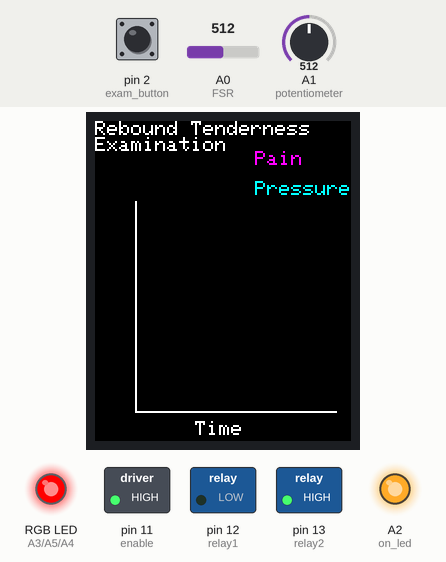
This sketch was run on a simulated Arduino Uno, built with avr-gcc and run on an emulated ATmega328P. Shown: 128×160 colour display, switched loads named in the sketch (green lamp = pin HIGH), an RGB LED mixed from three pins (HIGH = lit), output pins drawn as LEDs (lit = HIGH). The test bench sets the inputs (shaded band); at power-on: pin 2 (exam_button) LOW, A1 (potentiometer) = 512, A0 (FSR) = 512.

Above: at 3.8 s.
3.9 s: pin 2 (exam_button) pulled HIGH for 0.15 s
At 4.57 s:
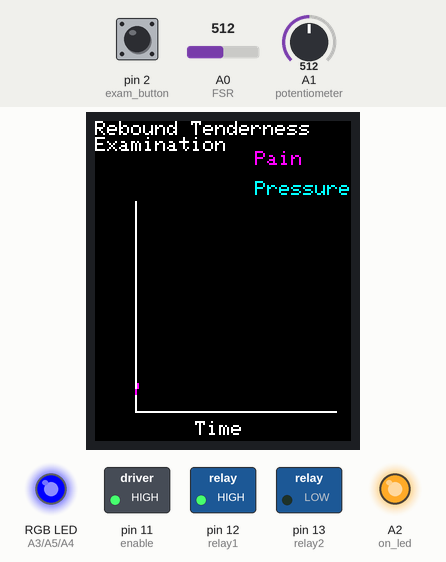
6.1 s: pin 2 (exam_button) pulled HIGH for 1 s
At 6.5 s:
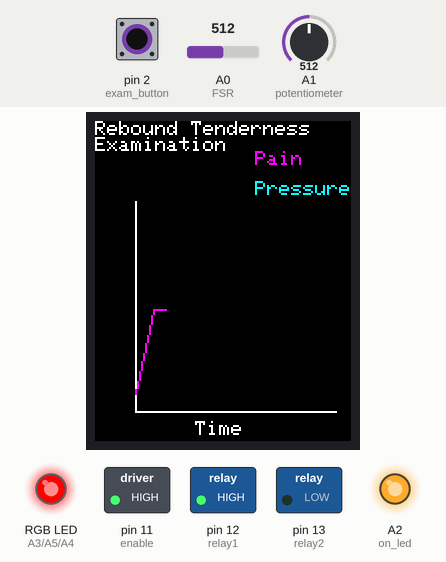
9.9 s: A1 (potentiometer) set to 716
At 10.0 s:
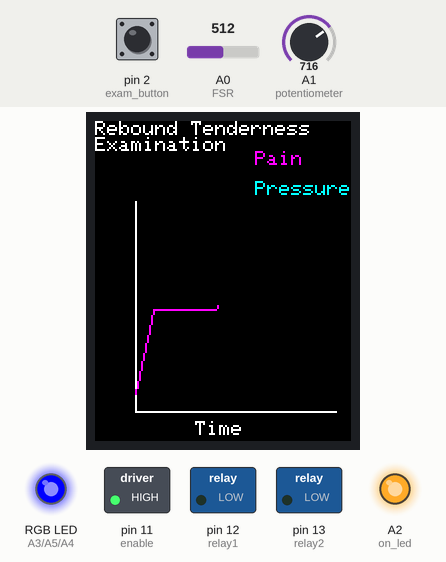
12.9 s: A0 (FSR) set to 306
At 13.77 s:
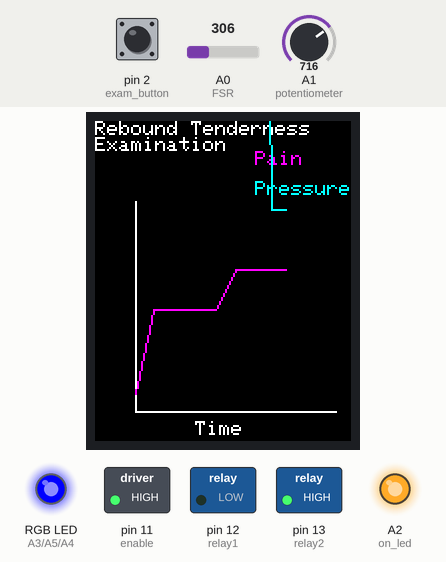
15.5 s: A0 (FSR) set to 122
At 16.7 s:
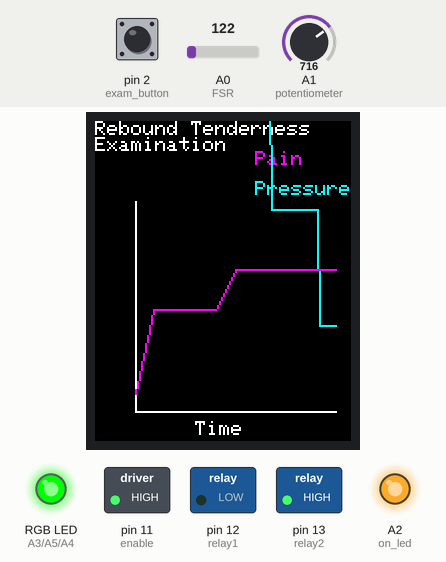
Timing chart, 0 to 18.5 s (numbered marks = the images above; inputs shaded):
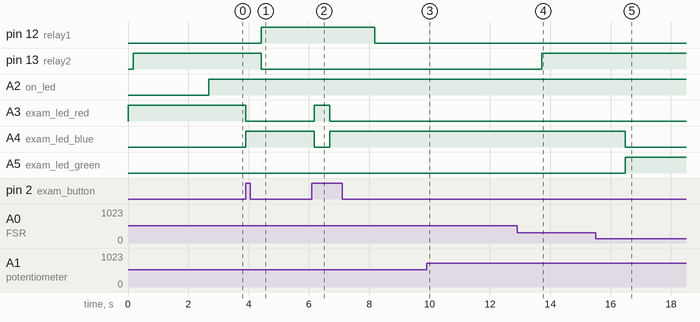

Measured:
- after the input at 3.9 s, pin 12 (relay1): LOW → HIGH after 0.51 s; pin 13 (relay2): HIGH → LOW after 0.51 s; A3 (exam_led_red): HIGH → LOW at once; A4 (exam_led_blue): LOW → HIGH at once; the display: first changes after 0.51 s (image 1 shows a later state)
- after the input at 6.1 s, pin 12 (relay1): HIGH → LOW after 2.1 s instead of 1.1 s; A3 (exam_led_red): LOW → HIGH after 0.08 s, → LOW 0.51 s later; A4 (exam_led_blue): HIGH → LOW after 0.08 s, → HIGH 0.51 s later

The sketch:

main.ino
```cpp
/*
Main program for BME370 - Group 12

Author: Sarah Mounho
Date Created: 10/11/2020
Last Modified: 10/21/2020

Description:
Perform an automated exam for rebound tenderness using a ITSY BITSY MO
microcontroller. The exam is 10 seconds.

Components:
on_led - Indicates if the device is on/off
exam_button - User pressed button to start or pause exam
exam_led - Indicates status of exam
potentiometer - Reports relative patient pain during exam
relay1 - motor driver; controls linear actuator, extends arm
relay2 - motor driver; controls linear actuator, retracts arm
enable - Controls motor driver
FSR - Force sensitive resistor indicates pressure applied
TFT_* - Used to control ST7735 display


*/

// Library uploads
#include <stdio.h>
#include <stdlib.h>
#include <Adafruit_GFX.h>    // Core graphics library
#include <Adafruit_ST7735.h> // Hardware-specific library for ST7735
#include <SPI.h>

// I/O definitions

const int on_led = A2; // A2 for on/off LED (red)
const int exam_button = 2; // GPIO 2 for exam start/stop button
const int exam_led_red = A3; // A3 for exam start/in progress/stop LED
const int exam_led_blue = A4; // A4 for exam start/in progress/stop LED
const int exam_led_green = A5; // A5 for exam start/in progress/stop LED
const int potentiometer = A1; // A1 for potentiometer
const int relay1 = 12; // GPIO 12 for linear actuator
const int relay2 = 13; // GPIO 13 for linear actuator
const int enable = 11; // GPIO 11 for linear actuator enable
const int FSR = 0; // GPIO 0 for FSR (pressure sensor)


#define TFT_CS        10
#define TFT_RST        9 // Or set to -1 and connect to Arduino RESET pin
#define TFT_DC         7

int exam_flag = 0; // start/in progress/stop LED

// Plotting set up
Adafruit_ST7735 tft = Adafruit_ST7735(TFT_CS, TFT_DC, TFT_RST);

int adcRange = 1023; // ADC range on board
int xPos = 20; //starting graph position
int prevXPain = 20;
int prevYPain = 140;
int prevXPressure = 20;
int prevYPressure = 140;

// Linear actuator set up
int exam_len = 0;

// Smoothing for slide potentiometer
const int numReadingsPain = 10;
int readingsPain[numReadingsPain]; // array to store readings from the analog INPUT
int readIdxPain = 0; // idx of current reading
int totalPain = 0; // running total
int avgPain = 0; // the average


void setup(){
    // pinMode definitions
    pinMode(on_led, OUTPUT); // define on/off LED as OUTPUT
    pinMode(exam_button, INPUT); // define exam button as INPUT
    pinMode(exam_led_red, OUTPUT); // define exam LED as OUTPUT
    pinMode(exam_led_blue, OUTPUT); // define exam LED as OUTPUT
    pinMode(exam_led_green, OUTPUT); // define exam LED as OUTPUT
    pinMode(potentiometer, INPUT); // define potentiometer pin as INPUT
    pinMode(relay1, OUTPUT); // define relay1 as OUTPUT
    pinMode(relay2, OUTPUT); // define relay2 as OUTPUT

    pinMode(enable, OUTPUT); // define enable pin as OUTPUT

    // initial writes
    digitalWrite(on_led, LOW); // turn LED off to start
    digitalWrite(exam_led_red, HIGH); // turn LED off to start
    digitalWrite(exam_led_blue, LOW); // turn LED off to start
    digitalWrite(exam_led_green, LOW); // turn LED off to start
    digitalWrite(enable, HIGH); // turn enable HIGH for linear actuator
    digitalWrite(relay1, LOW); // turn off relay for linear actuator
    digitalWrite(relay2, LOW); // turn off relay for linear actuator

    // potentiometer
    Serial.begin(115200);

    // LCD
    tft.initR(INITR_BLACKTAB); // Init ST7735S chip, black tab
    LCD_reset(); // fill screen with graphics

    // Retract linear actuator to start
    retractActuator();
    delay(2500);

    // initialize all the readings to 40 for pain:
    for (int thisReadingPain = 0; thisReadingPain < numReadingsPain; thisReadingPain++) {
        readingsPain[thisReadingPain] = 40;
  }

}

void loop() {

    // Device on, waiting for exam to start
    digitalWrite(on_led, HIGH);

    if (digitalRead(exam_button)==HIGH){ // exam button pressed
        if(exam_flag == 0){
            RGB_color(LOW, LOW, HIGH); // Blue exam LED
            exam_flag = 1; // 1 indicates exam is occuring
        }
        else{
            RGB_color(HIGH, LOW, LOW); //Red exam LED
            exam_flag = 0; // 0 indicates exam is not occuring
        }
        delay(500); // delay to let wait for button press
    }

    // Device on, exam occuring
    // Perform exam
    if (exam_flag==1){

        // FSR
        fsr_exam(); // Helper function

        // potentiometer + graph
        pain_smooth(); // Helper function

        // Extend for 2.5 seconds
        // Pause for 5 seconds
        // Retract for 2.5 seconds
        // Extend/Retract actuator
        actuator_exam(); // Helper function
    }
    delay(10); // .01 second wait to stabalize
}

// Helper function to write to RGC exam status LED
void RGB_color(int red_light_value, int green_light_value, int blue_light_value)
 {
  digitalWrite(exam_led_red, red_light_value);
  digitalWrite(exam_led_blue, blue_light_value);
  digitalWrite(exam_led_green, green_light_value);
}
// Helper function to write multi-lines to LCD screen
void testdrawtext(char *text, uint16_t color) {
  tft.setCursor(0, 0);
  tft.setTextColor(color);
  tft.setTextWrap(true);
  tft.print(text);
}

//Helper functions
void extendActuator() {
    digitalWrite(relay1, HIGH);
    digitalWrite(relay2, LOW);
}

void retractActuator() {
    digitalWrite(relay1, LOW);
    digitalWrite(relay2, HIGH);
}

void stopActuator() {
    digitalWrite(relay1, LOW);
    digitalWrite(relay2, LOW);
}

void actuator_exam(){
    // print exam_len for dev
    if (exam_len < 25){
        extendActuator();
        delay(100); // extend for 0.1 seconds
        exam_len++; // index the exam button
    }
    else if (exam_len < 75){
        stopActuator();
        delay(100);
        exam_len++; // index the exam button
    }
    else if (exam_len < 100){
        retractActuator();
        delay(100);
        exam_len++; // index the exam button
    }
    else if (exam_len >= 100){
        exam_flag = 0; // exam over
        exam_len = 0; // reset exam timer
        RGB_color(LOW, HIGH, LOW); // Green exam LED

    }
}

void fsr_exam(){
    int fsrReading = analogRead(FSR); // read pressure level

    // analog voltage reading ranges from about 0 to 1023 which maps to 0V to 3.3V (= 3300 mV)
    int fsrVoltage = map(fsrReading, 0, adcRange, 0, 3300);
    // Graph on LCD
    int graphHeightFSR = map(fsrVoltage, 0, adcRange, 40, tft.height()-20);
    tft.drawPixel(xPos, tft.height() - graphHeightFSR + 20, ST7735_CYAN);
    if (xPos > 20){
        tft.drawLine(prevXPressure, prevYPressure, xPos, tft.height() - graphHeightFSR + 20, ST7735_CYAN);
    }
    prevXPressure = xPos;
    prevYPressure = (tft.height() - graphHeightFSR + 20);

}

void pain_smooth(){
    // rolling average (currently)...may just change to pure average

    // subtract the last reading:
    totalPain = totalPain - readingsPain[readIdxPain];
    // read from the slide pot:
    readingsPain[readIdxPain] = analogRead(potentiometer);
    // add the reading to the total:
    totalPain = totalPain + readingsPain[readIdxPain];
    // add to idx
    readIdxPain ++;

    // at end of array
    if (readIdxPain >= numReadingsPain) {
        // Restart
        readIdxPain = 0;
    }
    // calc avgPain:
    avgPain = totalPain / numReadingsPain;

    // Graph on LCD
    int graphHeight = map(avgPain, 0, adcRange, 40, tft.height() - 20);
    tft.drawPixel(xPos, tft.height() + 20 - graphHeight, ST7735_MAGENTA);
    if (xPos > 20) {
        tft.drawLine(prevXPain, prevYPain, xPos, tft.height() + 20 - graphHeight, ST7735_MAGENTA);
    }
    prevXPain = xPos;
    prevYPain = (tft.height() + 20 - graphHeight);

    xPos++; // move on to next position
}
void LCD_reset(){
    xPos = 20; // for analog readings
    tft.fillScreen(ST7735_BLACK); // black screen
    testdrawtext("Rebound Tenderness\nExamination", ST7735_WHITE); // title
    tft.setCursor(80, 15); // move cursor for legend
    tft.setTextColor(ST7735_MAGENTA);
    tft.println("Pain");
    tft.setCursor(80, 30); // shift down for legend part 2
    tft.setTextColor(ST7735_CYAN);
    tft.println("Pressure");
    tft.setCursor(20, 145); // move cursor for x-axis
    tft.drawLine(20, 145, 120, 145, ST7735_WHITE); // x-axis
    tft.setCursor(20, 140); // move cursor for y-axis
    tft.drawLine(20, 145, 20, 40, ST7735_WHITE); // y-axis
    tft.setCursor(50, 150); // move for x-axis label
    tft.setTextColor(ST7735_WHITE);
    tft.println("Time"); // x-axis label
}
```
